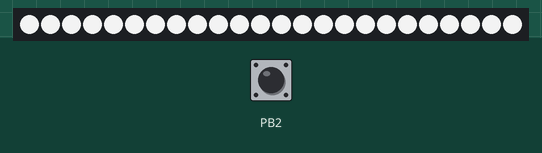
Bench run of a sketch on a simulated ATtiny85, built with avr-gcc and run on an emulated ATtiny85. On the bench: 24 RGB LEDs in strip order, left to right. Inputs (shaded band) come from the test bench; at power-on: PB2 HIGH. Dim RGB values are drawn brighter than linear.

Above: at 1.6 s.
1.7 s: PB2 pulled LOW for 0.15 s
3.3 s: PB2 pulled LOW for 1 s
5.8 s: PB2 pulled LOW for 3.2 s
10.5 s: PB2 pulled LOW for 3.2 s
At 14.8 s:
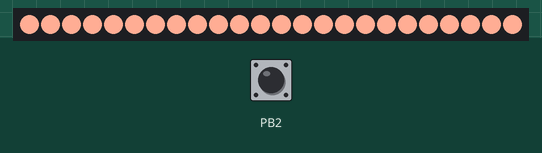
15.2 s: PB2 pulsed LOW 5 times (0.12 s each, 0.3 s apart)
At 15.81 s:
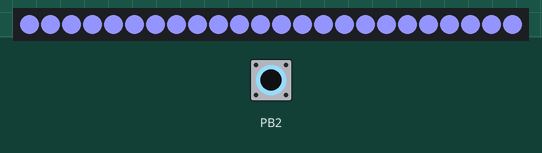
At 17.5 s:
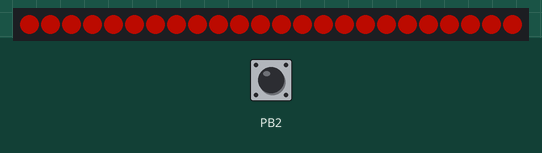
18.2 s: PB2 pulled LOW for 0.15 s
At 19.3 s:
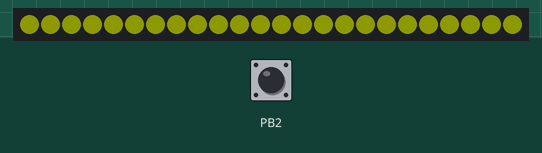
Timing chart, 0 to 20.8 s (numbered marks = the images above; inputs shaded):
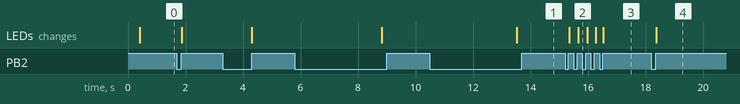

The sketch:

TableLight.ino
```cpp
//
// Arduino Software for Table Light
// --------------------------------------------------------------------------
// (c)2016 by Lucky Resistor
//
// Hardware and Schemas:
// http://luckyresistor.me/projects/table-light/
//
// This Software is written for the Adafruit Trinket 5V. The trinket is a board
// using the ATtiny85 microcontroller at 8MHz.
//
#include <Adafruit_NeoPixel.h>


/// The number of pixels
const uint8_t numberOfPixels = 24;

/// The pin for the data output.
const uint8_t dataPin = 0;

/// The global object to access the NeoPixels
Adafruit_NeoPixel pixels = Adafruit_NeoPixel(numberOfPixels, dataPin, NEO_GRBW + NEO_KHZ800);

/// A gamme correction (from NeoPixel example file).
const uint8_t gamma[] PROGMEM = {
    0,  0,  0,  0,  0,  0,  0,  0,  0,  0,  0,  0,  0,  0,  0,  0,
    0,  0,  0,  0,  0,  0,  0,  0,  0,  0,  0,  0,  1,  1,  1,  1,
    1,  1,  1,  1,  1,  1,  1,  1,  1,  2,  2,  2,  2,  2,  2,  2,
    2,  3,  3,  3,  3,  3,  3,  3,  4,  4,  4,  4,  4,  5,  5,  5,
    5,  6,  6,  6,  6,  7,  7,  7,  7,  8,  8,  8,  9,  9,  9, 10,
   10, 10, 11, 11, 11, 12, 12, 13, 13, 13, 14, 14, 15, 15, 16, 16,
   17, 17, 18, 18, 19, 19, 20, 20, 21, 21, 22, 22, 23, 24, 24, 25,
   25, 26, 27, 27, 28, 29, 29, 30, 31, 32, 32, 33, 34, 35, 35, 36,
   37, 38, 39, 39, 40, 41, 42, 43, 44, 45, 46, 47, 48, 49, 50, 50,
   51, 52, 54, 55, 56, 57, 58, 59, 60, 61, 62, 63, 64, 66, 67, 68,
   69, 70, 72, 73, 74, 75, 77, 78, 79, 81, 82, 83, 85, 86, 87, 89,
   90, 92, 93, 95, 96, 98, 99,101,102,104,105,107,109,110,112,114,
  115,117,119,120,122,124,126,127,129,131,133,135,137,138,140,142,
  144,146,148,150,152,154,156,158,160,162,164,167,169,171,173,175,
  177,180,182,184,186,189,191,193,196,198,200,203,205,208,210,213,
  215,218,220,223,225,228,231,233,236,239,241,244,247,249,252,255};


/// A own color class to simplify calculations
class Color
{
public:
  /// Create black color.
  Color()
    : r(0), g(0), b(0), w(0) {
  }
  /// Create a color with the given RGBW values.
  Color(uint8_t r, uint8_t g, uint8_t b, uint8_t w)
    : r(r), g(g), b(b), w(w) {
  }
  /// Create a color with the given 16bit value. WBGR
  Color(uint16_t value) {
    r = ((value & 0x000f) >> 0) * 0x10;
    g = ((value & 0x00f0) >> 4) * 0x10;
    b = ((value & 0x0f00) >> 8) * 0x10;
    w = ((value & 0xf000) >> 12) * 0x10;
  }
  /// Mix two colors
  Color mix(const Color &other, uint8_t shift) const {
    const uint16_t aShift = 0x100-(uint16_t)shift;
    const uint16_t bShift = shift;
    const uint8_t newR = (((uint16_t)r * aShift) + ((uint16_t)other.r * bShift))/0x100;
    const uint8_t newG = (((uint16_t)g * aShift) + ((uint16_t)other.g * bShift))/0x100;
    const uint8_t newB = (((uint16_t)b * aShift) + ((uint16_t)other.b * bShift))/0x100;
    const uint8_t newW = (((uint16_t)w * aShift) + ((uint16_t)other.w * bShift))/0x100;
    return Color(newR, newG, newB, newW);
  }
  /// Set the brightness
  Color dim(uint8_t level) const {
    const uint16_t level16 = (uint16_t)level+1;
    const uint8_t newR = ((uint16_t)r * level16)/0x100;
    const uint8_t newG = ((uint16_t)g * level16)/0x100;
    const uint8_t newB = ((uint16_t)b * level16)/0x100;
    const uint8_t newW = ((uint16_t)w * level16)/0x100;
    return Color(newR, newG, newB, newW);
  }
  /// Get a color value. color = 0-191
  static Color wheel(uint8_t color, uint8_t white) {
    if (color < 64) {
      const uint8_t aShift = 63-(uint16_t)color;
      const uint8_t bShift = color;
      const uint8_t newR = aShift * 4;
      const uint8_t newG = bShift * 4;
      const uint8_t newB = 0;
      return Color(newR, newG, newB, white);
    } else if (color < 128) {
      const uint8_t aShift = 63-(uint16_t)(color - 64);
      const uint8_t bShift = (color - 64);
      const uint8_t newR = 0;
      const uint8_t newG = aShift * 4;
      const uint8_t newB = bShift * 4;
      return Color(newR, newG, newB, white);
    } else {
      const uint8_t aShift = 63-(uint16_t)(color - 128);
      const uint8_t bShift = (color - 128);
      const uint8_t newR = bShift * 4;
      const uint8_t newG = 0;
      const uint8_t newB = aShift * 4;
      return Color(newR, newG, newB, white);
    }
  }
  /// Calculate the 32bit value for the NeoPixel library.
  uint32_t getValue() const {
    uint32_t result = 0;
    result |= (uint32_t)pgm_read_byte_near(gamma + b);
    result |= (uint32_t)pgm_read_byte_near(gamma + g) << 8;
    result |= (uint32_t)pgm_read_byte_near(gamma + r) << 16;
    result |= (uint32_t)pgm_read_byte_near(gamma + w) << 24;
    return result;
  }
  uint8_t r;
  uint8_t g;
  uint8_t b;
  uint8_t w;
};


/// The configurations
uint8_t configurations[] = {};

/// The base colors
Color baseColors[numberOfPixels];

/// The blend colors (for fire effects)
Color blendColors[numberOfPixels];

/// The begin of the random color
Color randomBegin;

/// The end of the random color.
Color randomEnd;

/// The random phase.
uint8_t randomPhase = 0;

/// The current random phase speed.
uint8_t randomSpeed = 0;

/// The rotation
uint16_t colorRotation = 0;

/// THe rotation speed
uint8_t colorRotationSpeed = 0;

/// The brightness 0-7
uint8_t brightness = 0;

/// The current mode 0-24
uint8_t mode = 0;

/// The last button state.
bool lastButtonState = false;

/// The start time of the button press
unsigned long buttonPressStart = 0;

/// The last time for demo mode
unsigned long demoModeLastTime = 0;

/// The demo mode.
bool demoModeEnabled = false;


const uint16_t whiteColors[] PROGMEM {
  0xF000, // Warm white
  0xF008, // Warm white+
  0xF08F, // Warm white++
  0xF800, // Cold white
  0xFF00, // Cold white+
  0xFFFF, // Bright white
};

const uint16_t colorPatterns[] PROGMEM {
  0x000F, 0x000F, 0x000F, 0x000F, 0x00F0, 0x00F0, 0x00F0, 0x00F0,
  0x00AF, 0x008F, 0x006F, 0x004F, 0x002F, 0x004F, 0x006F, 0x008F,
  0x100F, 0x100F, 0x100F, 0x100F, 0xC400, 0xC400, 0xC400, 0xC400,
  0x00FF, 0x00F8, 0x00F0, 0x04F0, 0x08F0, 0x04F0, 0x00F0, 0x00F8,
  0x0F10, 0x0F10, 0x0200, 0x0200, 0x0F10, 0x0F10, 0x0200, 0x0200,
  0x002F, 0x002F, 0x0002, 0x0002, 0x002F, 0x002F, 0x0002, 0x0002,
};

/// The predefined brightness levels.
const uint8_t brightnessLevels[] PROGMEM = {0xff, 0xf0, 0xe0, 0xc0, 0xa0, 0x80, 0x60, 0x40};


/// Update the neopixels
void updateNeoPixels()
{
  if (randomSpeed>0) {
    for (int i = 0; i < numberOfPixels; ++i) {
      const Color result = baseColors[i].mix(blendColors[i], randomPhase).dim(pgm_read_byte_near(brightnessLevels+brightness));
      pixels.setPixelColor(i, result.getValue());
    }
  } else {
    for (int i = 0; i < numberOfPixels; ++i) {
      const uint8_t offset = (colorRotation >> 8);
      const uint8_t shift = (colorRotation & 0xff);
      const Color a = baseColors[(i+offset)%numberOfPixels];
      const Color b = baseColors[(i+1+offset)%numberOfPixels];
      const Color result = a.mix(b, shift).dim(pgm_read_byte_near(brightnessLevels+brightness));
      pixels.setPixelColor(i, result.getValue());
    }
  }
  pixels.show();
}


void fillWithColor(const Color &color)
{
  for (int i = 0; i < numberOfPixels; ++i) {
    baseColors[i] = color;
  }
}


uint8_t getSimpleRandom()
{
  static uint16_t seed = 70;
  seed = 181 * seed + 359;
  return (uint8_t)(seed >> 8);
}


void generateNewRandomBlend()
{
  for (int i = 0; i < numberOfPixels; ++i) {
    blendColors[i] = randomBegin.mix(randomEnd, getSimpleRandom());
  }
  randomSpeed = (getSimpleRandom() >> 3) + 8;
}


void enableRandom(Color a, Color b)
{
  randomBegin = a;
  randomEnd = b;
  randomPhase = 0;
  randomSpeed = 16;
  fillWithColor(Color());
  generateNewRandomBlend();
}


void initializeMode()
{
  if (mode >= 50) {
    mode = 0;
  }
  colorRotation = 0;
  colorRotationSpeed = 0;
  randomSpeed = 0;
  if (mode < 6) {
    fillWithColor(Color(pgm_read_word_near(whiteColors+mode)));
  } else if (mode < 18) {
    fillWithColor(Color::wheel((mode-6)*16, 0));
  } else if (mode < 30) {
    fillWithColor(Color::wheel((mode-18)*16, 32));
  } else if (mode < 36) {
    for (uint8_t j = 0; j < 8; ++j) {
      const Color color(pgm_read_word_near(colorPatterns+j+(8*(mode-30))));
      for (uint8_t i = 0; i < (numberOfPixels/8); ++i) {
        baseColors[j+8*i] = color;
      }
    }
  } else if (mode < 42) {
    for (uint8_t j = 0; j < 8; ++j) {
      const Color color(pgm_read_word_near(colorPatterns+j+(8*(mode-36))));
      for (uint8_t i = 0; i < (numberOfPixels/8); ++i) {
        baseColors[j+8*i] = color;
      }
    }
    colorRotationSpeed = 4;
  } else if (mode < 46) {
    for (uint8_t i = 0; i < numberOfPixels; ++i) {
      baseColors[i] = Color::wheel((uint8_t)( (uint16_t)i * 192 / numberOfPixels ), 0);
    }
    colorRotationSpeed = (mode - 42)*4;
  } else if (mode < 50) {
    switch (mode) {
      case 46:
        enableRandom(Color(0x001F), Color(0x00CF));
        break;
      case 47:
        enableRandom(Color(0x0006), Color(0x006F));
        break;
      case 48:
        enableRandom(Color(0x0F00), Color(0x0130));
        break;
      case 49:
        enableRandom(Color(0xF008), Color(0x4400));
        break;
    }
  }
}


/// Setup everything.
void setup()
{
  pixels.begin();
  pixels.clear();
  pixels.show();
  initializeMode();
  // Setup pin for the button
  pinMode(2, INPUT_PULLUP);
  // Check if the button is pressed initially.
  delay(200);
  const bool buttonPressed1 = (digitalRead(2) == LOW);
  delay(200);
  const bool buttonPressed2 = (digitalRead(2) == LOW);
  if (buttonPressed1 && buttonPressed2) {
    demoModeEnabled = true;
  }
}


/// The loop.
void loop()
{
  const unsigned int loopTimeMs = millis();
  const bool buttonPressed = (digitalRead(2) == LOW);
  if (buttonPressed != lastButtonState) {
    lastButtonState = buttonPressed;
    if (buttonPressed) {
      buttonPressStart = loopTimeMs;
    } else {
      const unsigned long duration = loopTimeMs - buttonPressStart;
      if (duration > 40 && duration < 2000) {
        ++mode;
        initializeMode();
      }
    }
  }
  if (buttonPressed) {
    const unsigned long duration = loopTimeMs - buttonPressStart;
    if (duration > 3000) {
      if (++brightness >= 8) {
        brightness = 0;
      }
      buttonPressStart += 1000;
    }
  }
  updateNeoPixels();
  delay(20);
  if (randomSpeed>0) {
    const uint8_t oldPhase = randomPhase;
    randomPhase += randomSpeed;
    if (oldPhase > randomPhase) {
      for (uint8_t i = 0; i < numberOfPixels; ++i) {
        baseColors[i] = blendColors[i];
      }
      generateNewRandomBlend();
    }
  } else {
    colorRotation += colorRotationSpeed;
    if (colorRotation >= (numberOfPixels*0x0100)) {
      colorRotation = 0;
    }
  }
  if (demoModeEnabled && ((loopTimeMs - demoModeLastTime) > 10000)) {
    demoModeLastTime = loopTimeMs;
    ++mode;
    initializeMode();
  }
}
```

Measured:
- after the input at 10.5 s, the LEDs: change after 3.0 s (image 1)
- after the input at 15.2 s, the LEDs: first change after 0.15 s (image 2 shows a later state)
- after the input at 18.2 s, the LEDs: change after 0.17 s (image 4)
